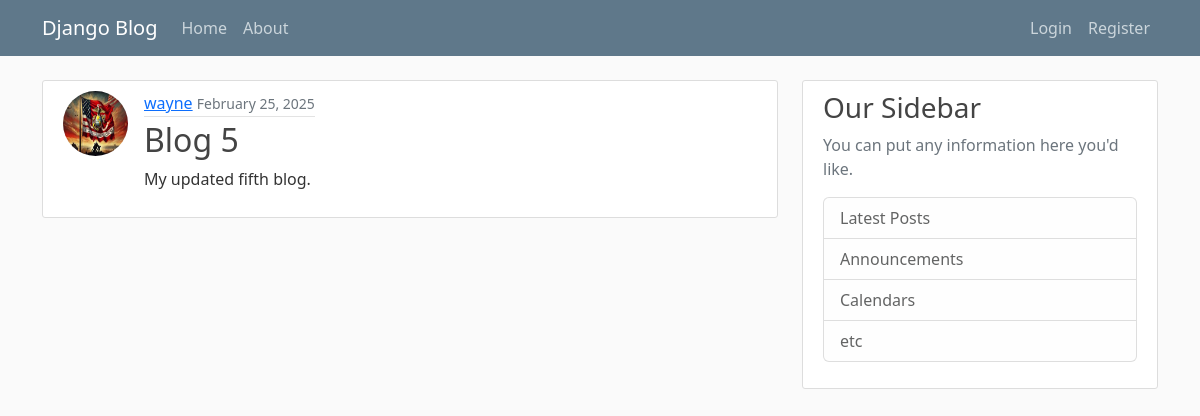
Page /post/4/ on the earlier database version.
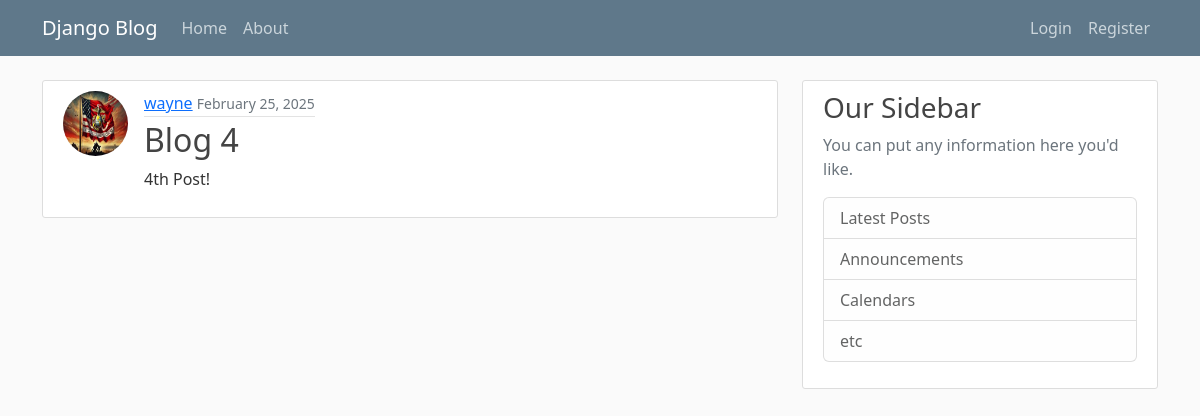
Same page on the later database version.
### blog/models.py (models this page shows, shortened)
class Post(models.Model):
    title = models.CharField(max_length=100)
    content = models.TextField()
    date_posted = models.DateTimeField(default=timezone.now)
    author = models.ForeignKey(User, on_delete=models.CASCADE)

### users/models.py (models this page shows, shortened)
class Profile(models.Model):
    user = models.OneToOneField(User, on_delete=models.CASCADE)
    image = models.ImageField(default='main.jpg', upload_to='profile_pics')

### blog/views.py (the view)
# urls.py: path('post/<int:pk>/', PostDetailView.as_view(), name='post-detail'),
class PostDetailView(DetailView):
    model = Post

### blog/templates/blog/post_detail.html (shortened to what this page needs)
{% extends "blog/base.html" %}
{% block content %}
    <article class="media content-section">
        <div class="d-flex align-items-start">
            <img class="rounded-circle me-3 article-img" src="{{ post.author.profile.image.url }}" alt="">
            <div class="media-body">
                <div class="article-metadata">
                    <a class="mr-2" href="#">{{ object.author }}</a>
                    <small class="text-muted">{{ object.date_posted|date:"F d, Y" }}</small>
                </div>
                <h2 class="article-title">{{ object.title }}</h2>
                <p class="article-content">{{ object.content }}</p>
            </div>
        </div>
    </article>
{% endblock content %}

Differences in the rows shown:
changed Post "wayne": title "Blog 5" → "Blog 4"; content "My updated fifth blog." → "4th Post!"
